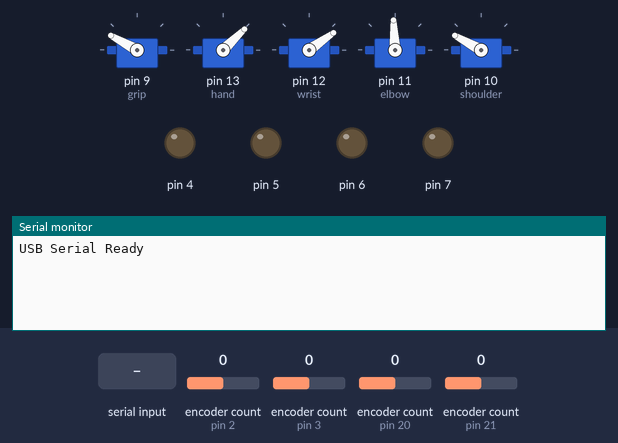
This sketch was run on a simulated Arduino Mega 2560, built with avr-gcc and run on an emulated ATmega2560. On the bench: 5 × servo, output pins drawn as LEDs (lit = HIGH), the last lines printed to the serial monitor. The test bench sets the inputs (shaded band); at power-on: encoder count (sensors on pin 2, pin 3, pin 20, pin 21) 0.

Above: at 1.2 s.
1.3 s: "90,45,200\n" received over Serial
At 2.5 s:
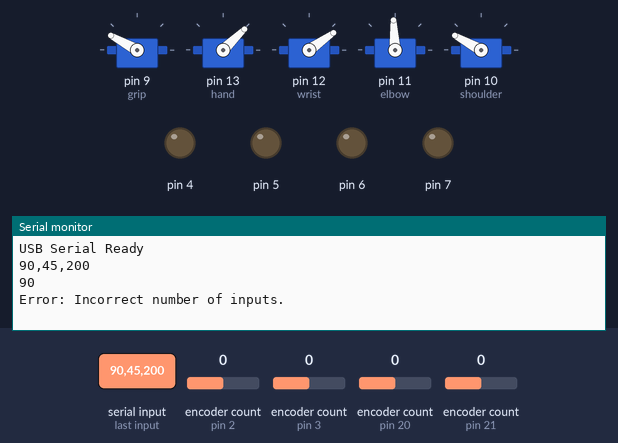
2.8 s: "90,45\n" received over Serial
At 3.5 s:
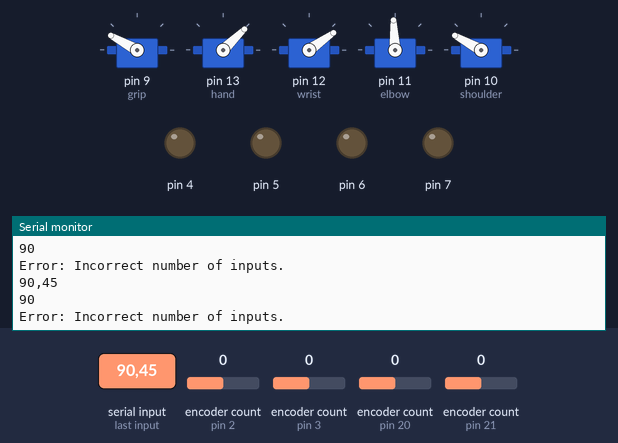
4.3 s: "90,45,200,10\n" received over Serial
At 5.1 s:
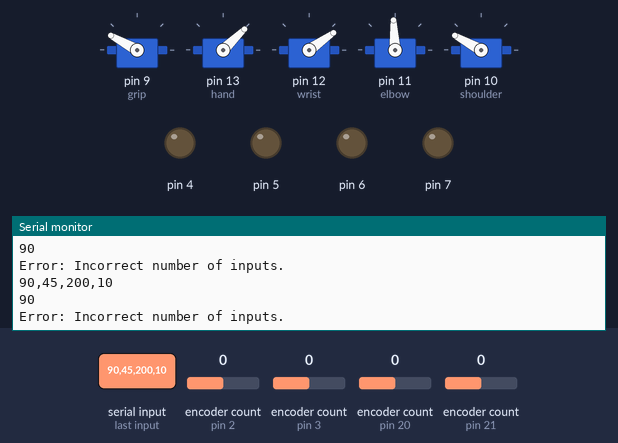

Measured:
- after the input at 1.3 s, the serial monitor: prints a new line at once (image 1)
- after the input at 2.8 s, the serial monitor: prints a new line at once (image 2)
- after the input at 4.3 s, the serial monitor: prints a new line at once (image 3)

The sketch:

hardware.ino
```cpp
#include <EEPROM.h>
#include <Servo.h>
#include <Encoder.h>
#include <Math.h>

unsigned long current_millis = 0;
unsigned long prev_millis = 0;

float vx, vy, omega;
int32_t target_x, target_y, target_theta;
int32_t x, y, theta;
int32_t dx, dy, dtheta;
int drive_threshold = 200;

float kP = 0.0015;

float wheel_radius = 0.096; // 96 mm
float base_radius = 0.5 * (0.264+0.072*2) * sqrt(2); // square base with sides 264mm
float wheel_circumference = PI * 0.096; // wheels are 96mm diameter
float resolution = 2786.2;

String serialBuffer = "";
const int MAX_COMMANDS = 100;
String commandQueue[MAX_COMMANDS];
int commandCount = 0;
int currentCommandIndex = 0;

// === Servo Setup ===
Servo grip, hand, wrist, elbow, shoulder;
float grip_target, hand_target, wrist_target, elbow_target, shoulder_target;
float grip_pos, hand_pos, wrist_pos, elbow_pos, shoulder_pos;
float dgrip, dhand, dwrist, delbow, dshoulder;
float servo_threshold = 10.0;

// === Drive Setup ===
#define NW_PWM 6
#define NW_CW 49
#define NW_CCW 48
Encoder NW_ENCODER(21, 23);

#define NE_PWM 5
#define NE_CW 50
#define NE_CCW 51
Encoder NE_ENCODER(20, 22);

#define SW_PWM 4
#define SW_CW 53
#define SW_CCW 52
Encoder SW_ENCODER(2, 15);

#define SE_PWM 7
#define SE_CW 46
#define SE_CCW 47
Encoder SE_ENCODER(3, 14);

// === Linear Actuator Setup ===
float la_target, frame_target;
float la_pos, frame_pos;
float dla, dframe;
float vla, vframe;
float la_threshold = 1.0;

#define LA_DOWN 44
#define LA_UP 45
#define LA_PWM 41 // 12mm/s, max 435

#define FRAME_UP 42
#define FRAME_DOWN 43
#define FRAME_PWM 40 // 12mm/s

void setup() {
    Serial.begin(9600);

    grip.attach(9);
    hand.attach(13);
    wrist.attach(12);
    elbow.attach(11);
    shoulder.attach(10);

    grip_target = 2100;
    hand_target = 1000;
    wrist_target = 900;
    elbow_target = 1500;
    shoulder_target = 2100;

    grip_pos = 2100;
    hand_pos = 1000;
    wrist_pos = 900;
    elbow_pos = 1500;
    shoulder_pos = 2100;

    grip.write(grip_target);
    hand.write(hand_target);
    wrist.write(wrist_target);
    elbow.write(elbow_target);
    shoulder.write(shoulder_target);

    la_target = 435;
    la_pos = 435; // assuming it starts at top
    //la_pos = 0; // assuming worst case

    frame_target = 0;
    frame_pos = 0; // assuming it starts at bottom
    frame_pos = 150; // assuming worst case

    Serial.println("USB Serial Ready");
}

void loop() {
    prev_millis = current_millis;
    current_millis = millis();

    while (Serial.available()) {
        char c = Serial.read();

        if (c == '\n') {
            // End of message received
            parseCommandQueue(serialBuffer);
            serialBuffer = "";  // clear for next message
        } else {
            serialBuffer += c;
        }
    }

    update_pos();

    if (abs(dx) > drive_threshold) { vx = kP*dx; } else { vx = 0; }
    if (abs(dy) > drive_threshold) { vy = kP*dy; } else { vy = 0; }
    if (abs(dtheta) > drive_threshold) { omega = kP*dtheta; } else { omega = 0; }

    // reset when goal is reached
    if (status()) {
        // NW_ENCODER.write(0);
        // NE_ENCODER.write(0);
        // SW_ENCODER.write(0);
        // SE_ENCODER.write(0);

        // target_x = 0;
        // target_y = 0;
        // target_theta = 0;

        if (currentCommandIndex < commandCount) {
            parseMessage(commandQueue[currentCommandIndex]);
            currentCommandIndex++;
        }
    }

    drive(vx, vy, omega);
    grip.write(grip_target);
    hand.write(hand_target);
    wrist.write(wrist_target);
    elbow.write(elbow_target);
    shoulder.write(shoulder_target);
    controlLA(vla);
    controlFrame(vframe);

    // Serial.println(String(la_pos) + " " + String(frame_pos));
}

bool status() {
    return ((abs(dx) < drive_threshold) &&
            (abs(dy) < drive_threshold) &&
            (abs(dtheta) < drive_threshold) &&
            (abs(dgrip) < servo_threshold) &&
            (abs(dhand) < servo_threshold) &&
            (abs(dwrist) < servo_threshold) &&
            (abs(delbow) < servo_threshold) &&
            (abs(dshoulder) < servo_threshold) &&
            (abs(dla) < la_threshold) &&
            (abs(dframe) < la_threshold));
}

void update_pos() {
    float dt = current_millis - prev_millis;

    // === Drive ===
    // positive counterclockwise
    int32_t nw = NW_ENCODER.read();
    int32_t ne = NE_ENCODER.read();
    int32_t sw = SW_ENCODER.read();
    int32_t se = SE_ENCODER.read();

    theta = -((+ nw + ne + sw + se) / 4.0);
    x = ((+ nw - ne + sw - se) / 4.0) * sqrt(2);
    y = ((- nw - ne + sw + se) / 4.0) * sqrt(2);

    dx = target_x - x;
    dy = target_y - y;
    dtheta = target_theta - theta;

    // === Servos ===
    // 40 RPM no stall, maps to 0.2 microseconds per millisecond
    dgrip = grip_target - grip_pos;
    dhand = hand_target - hand_pos;
    dwrist = wrist_target - wrist_pos;
    delbow = elbow_target - elbow_pos;
    dshoulder = shoulder_target - shoulder_pos;

    if (abs(dgrip) > servo_threshold) { grip_pos += (sgn(dgrip) * dt * 0.2); }
    if (abs(dhand) > servo_threshold) { hand_pos += (sgn(dhand) * dt * 0.2); }
    if (abs(dwrist) > servo_threshold) { wrist_pos += (sgn(dwrist) * dt * 0.2); }
    if (abs(delbow) > servo_threshold) { elbow_pos += (sgn(delbow) * dt * 0.2); }
    if (abs(dshoulder) > servo_threshold) { shoulder_pos += (sgn(dshoulder) * dt * 0.7*0.2); } // seems like worst case is ~0.7x speed

    // === Linear Actuators ===
    dla = la_target - la_pos;
    dframe = frame_target - frame_pos;

    vla = (abs(dla) > la_threshold) ? sgn(dla) : 0;
    vframe = (abs(dframe) > la_threshold) ? sgn(dframe) : 0;

    if (abs(dla) > la_threshold) { la_pos += (sgn(dla) * dt * 0.00871); }
    if (abs(dframe) > la_threshold) { frame_pos += (sgn(dframe) * dt * 0.0091455); }
}

int splitString(String input, char delimiter, String* tokens, int maxTokens) {
    int tokenCount = 0;
    int start = 0;
    int end = input.indexOf(delimiter);

    while (end != -1 && tokenCount < maxTokens) {
        tokens[tokenCount++] = input.substring(start, end);
        start = end + 1;
        end = input.indexOf(delimiter, start);
    }

    // Add the last token
    if (tokenCount < maxTokens) {
        tokens[tokenCount++] = input.substring(start);
    }

    return tokenCount;
}

void parseMessage(String input) {
    Serial.println(input);

    const int maxTokens = 10;
    String tokens[maxTokens];
    int tokenCount = splitString(input, ' ', tokens, maxTokens);

    if (tokenCount != 10) {
        Serial.println("Error: Incorrect number of inputs.");
        return;
    }

    float x_ = 0.01 * tokens[0].toFloat();
    float y_ = 0.01 * tokens[1].toFloat();
    float theta_ = tokens[2].toFloat();
    float grip_ = tokens[3].toFloat();
    float hand_ = tokens[4].toFloat();
    float wrist_ = tokens[5].toFloat();
    float elbow_ = tokens[6].toFloat();
    float shoulder_ = tokens[7].toFloat();
    float la_ = tokens[8].toFloat();
    float frame_ = tokens[9].toFloat();

    // convert meters / degrees to encoder pulses
    target_x = (x_ / wheel_circumference) * resolution;
    target_y = (y_ / wheel_circumference) * resolution;
    target_theta = (((PI / 180) * base_radius * theta_) / wheel_circumference) * resolution;
    grip_target = map(grip_, 0, 90, 1900, 750);
    hand_target = map(hand_, -90, 75, 925, 1110);
    wrist_target = map(wrist_, -80, 340, 545, 2400);
    elbow_target = map(elbow_, -73, 168, 2400, 550);
    shoulder_target = map(shoulder_, -45, 140, 2400, 550);
    la_target = constrain(la_, 0, 435);
    frame_target = constrain(frame_, 0, 150);
}

void parseCommandQueue(String input) {
    //Serial.flush();
    Serial.println(input);
    commandCount = 0;
    currentCommandIndex = 0;
    int startIdx = 0;

    while (startIdx < input.length() && commandCount < MAX_COMMANDS) {
        int endIdx = input.indexOf(',', startIdx);
        if (endIdx == -1) endIdx = input.length();

        String command = input.substring(startIdx, endIdx);
        command.trim();

        if (command.length() > 0) {
            commandQueue[commandCount++] = command;
        }

        startIdx = endIdx + 1;
    }

    if (commandCount > 0) {
        parseMessage(commandQueue[currentCommandIndex]);
        currentCommandIndex++;
    }
}

float sgn(int32_t x) {
    return (x > 0) - (x < 0);  // 1 for positive, -1 for negative, and 0 for 0
}

void drive(float x, float y, float theta) {
    float nw = (y - x + theta);
    float ne = (y + x + theta);
    float sw = (y + x - theta);
    float se = (y - x - theta);

    float max = max(abs(nw), max(abs(ne), max(abs(sw), abs(se))));
    if (max > 1.0) {
        nw /= max;
        ne /= max;
        sw /= max;
        se /= max;
    }

    setMotorPower(NW_PWM, NW_CW, NW_CCW, nw);
    setMotorPower(NE_PWM, NE_CW, NE_CCW, ne);
    setMotorPower(SW_PWM, SW_CCW, SW_CW, sw);
    setMotorPower(SE_PWM, SE_CCW, SE_CW, se);
}

void setMotorPower(int pwm, int cw, int ccw, float percent) {
    bool dir = (percent > 0);
    digitalWrite(cw, dir);
    digitalWrite(ccw, !dir);
    analogWrite(pwm, (int)(200 * constrain(abs(percent), 0, 1)));
}

void controlLA(int direction) {
    bool dir = (direction > 0);
    digitalWrite(LA_UP, dir);
    digitalWrite(LA_DOWN, !dir);

    bool en = (direction != 0);
    digitalWrite(LA_PWM, en);
}

void controlFrame(int direction) {
    bool dir = (direction > 0);
    digitalWrite(FRAME_UP, dir);
    digitalWrite(FRAME_DOWN, !dir);

    bool en = (direction != 0);
    digitalWrite(FRAME_PWM, en);
}
```
